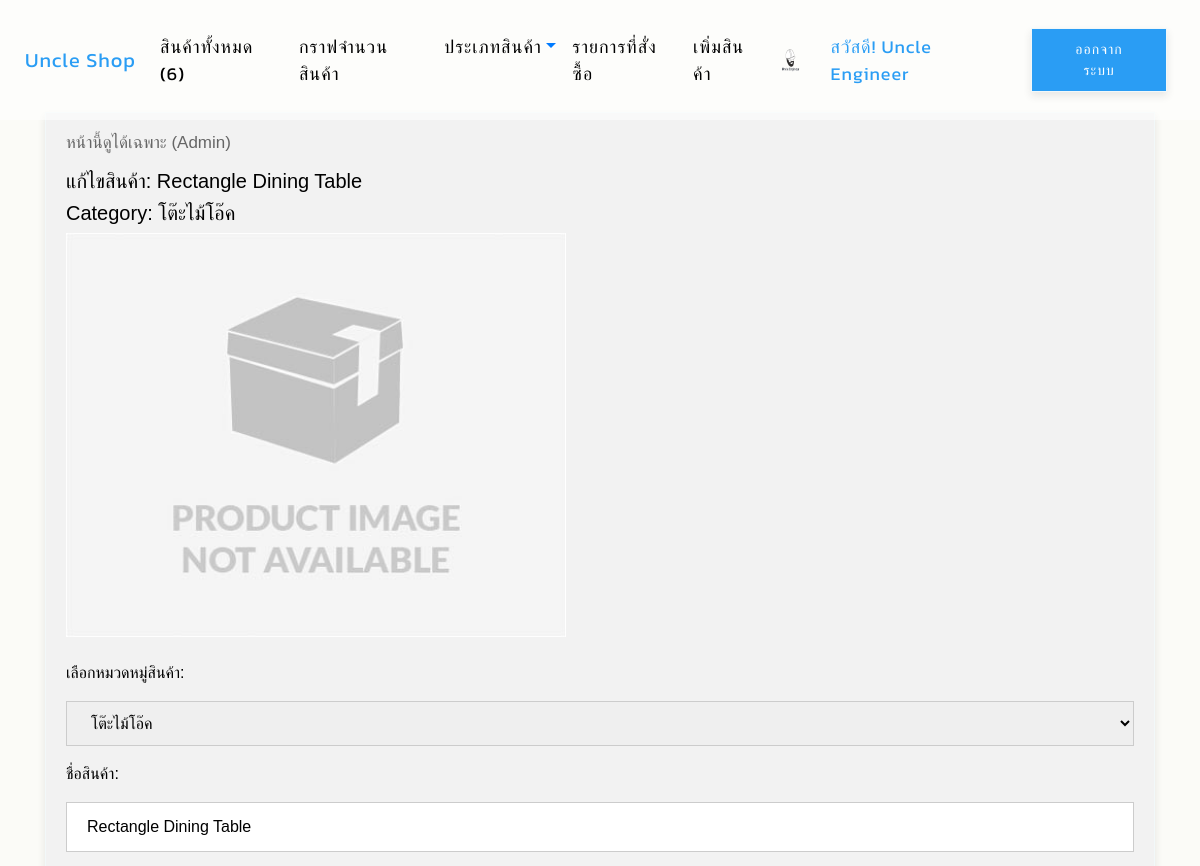
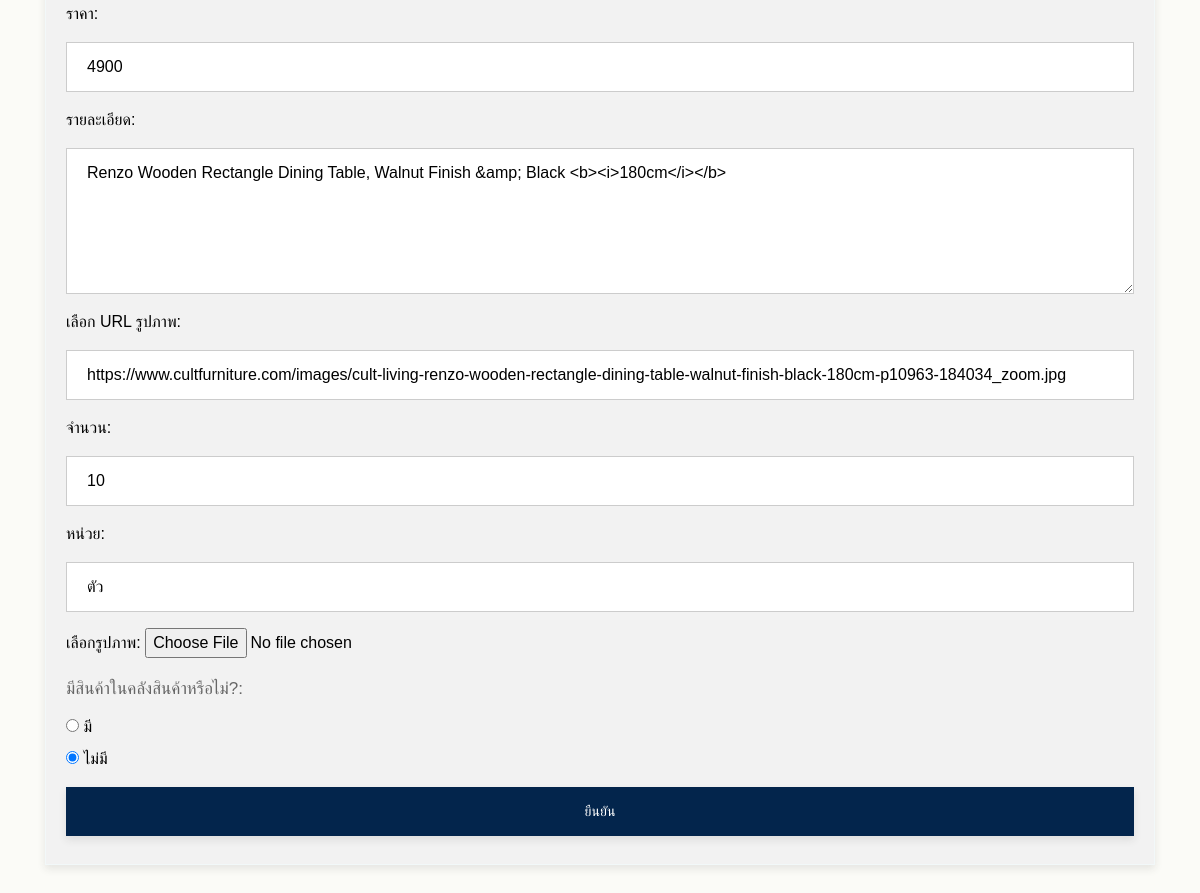
/editproduct/7/ (signed in), run on the app's committed database (2 pictures, top to bottom).
### app_uncle_shop/models.py (models this page shows, shortened)
class Profile(models.Model):
    user = models.OneToOneField(User, on_delete=models.CASCADE)
    photo = models.ImageField(upload_to="photoprofile",
                              null=True, blank=True, default='default.png')
    usertype = models.CharField(max_length=100, default='member')
    cartquan = models.IntegerField(default=0)

class AllProduct(models.Model):
    category_name = models.ForeignKey(
        Category, on_delete=models.CASCADE, null=True, blank=True)
    name = models.CharField(max_length=100)
    price = models.CharField(max_length=100)
    detail = models.TextField(null=True, blank=True)
    imageurl = models.CharField(max_length=200, null=True, blank=True)
    instock = models.BooleanField(default=True)
    quantity = models.IntegerField(default=1)
    unit = models.CharField(max_length=200, default='-')
    images = models.ImageField(upload_to="products", null=True, blank=True)

class Category(models.Model):
    category_name = models.CharField(max_length=250, default='สินค้าทั่วไป')
    detail = models.TextField(null=True, blank=True)
    def __str__(self):
        return self.category_name

### app_uncle_shop/views.py (the view, shortened to what this page needs)
# urls.py: path('editproduct/<int:productid>/', edit_product, name='edit-product-page'),
@login_required
def edit_product(request, productid):
    check = check_not_addmin(request)
    if check:
        return redirect("home-page")
    all_products = AllProduct.objects.get(id=productid)
    all_category = Category.objects.all()
    all_products = AllProduct.objects.get(id=productid)
    context = {"all_products": all_products, "all_category": all_category}
    return render(request, 'app_uncle_shop/edit-product.html', context)

### app_uncle_shop/templatetags/custom_tags.py (called while the page is built)
@register.simple_tag
def show_all_product():
    count = AllProduct.objects.count()
    return count

@register.inclusion_tag("app_uncle_shop/all-category.html")
def all_category():
    category = Category.objects.all()
    return {"categories": category}

### app_uncle_shop/views.py (called while the page is built)
def check_not_addmin(request):
    if request.user.profile.usertype != 'admin':
        return True
    else:
        return False

### app_uncle_shop/templates/app_uncle_shop/edit-product.html (shortened to what this page needs)
{% extends 'app_uncle_shop/index.html' %}
{% block content %}
<!DOCTYPE html>
<html>
<body>
<div class="card-container">
  <div class="text-color-black">
    <p>หน้านี้ดูได้เฉพาะ (Admin)</p>
    <h5>แก้ไขสินค้า: {{all_products.name}}</h5>
    <h5>Category: {{all_products.category_name}}</h5>
    <img src="{{all_products.images.url}}" width="500px" /><br /><br />
    <form method="POST" enctype="multipart/form-data">
      <div class="form-group">
        <label for="all_category">เลือกหมวดหมู่สินค้า:</label>
        <select name="all_category" id="all_category" type="select">
        {% for cat in all_category %}
          {% if cat.category_name == all_products.category_name.category_name %}
          <option selected="selected">{{cat.category_name}}</option>
          {% else %}
          <option>{{cat.category_name}}</option>
          {% endif %}
        {% endfor %}
          </select>
      </div>
      <div class="form-group">
        <form action="/action_page.php">
        <label for="name">ชื่อสินค้า:</label>
        <input
          type="text"
          id="name"
          placeholder="ชื่อสินค้า..."
          name="name"
          value="{{all_products.name}}"
        />
      </div>
      <div class="form-group">
        <label for="price">ราคา:</label>
        <input
          type="text"
          id="price"
          placeholder="ราคา..."
          name="price"
          value="{{all_products.price}}"
        />
      </div>
      <div class="form-group">
        <label for="detail">รายละเอียด:</label>
        <textarea
          rows="5"
          id="detail"
          placeholder="รายละเอียด..."
          name="detail"
        >{{all_products.detail}}</textarea>
      </div>
      <div class="form-group">
        <label for="imageurl">เลือก URL รูปภาพ:</label>
        <input
          type="text"
          id="imageurl"
          placeholder="เลือก URL รูปภาพ..."
          name="imageurl"
          value="{{all_products.imageurl}}"
        />
      </div>
      <div class="form-group">
        <label for="quantity">จำนวน:</label>
        <input
          type="text"
          id="quantity"
          placeholder="จำนวน..."
          name="quantity"
          value="{{all_products.quantity}}"
        />
      </div>
      <div class="form-group">
        <label for="unit">หน่วย:</label>
        <input
          type="text"
          id="unit"
          placeholder="หน่วย..."
          name="unit"
          value="{{all_products.unit}}"
        />
      </div>
      <div class="form-group">
        <label for="imageupload">เลือกรูปภาพ:</label>
        <input
          type="file"
          id="imageupload"
          placeholder="เลือกรูปภาพ..."
          name="imageupload"
        />
      </div>
      <div class="-form-group">
        <p>มีสินค้าในคลังสินค้าหรือไม่?:</p>
        {% if all_products.instock %}
          <input type="radio" id="yes_instock" name="instock" value="yes_instock" checked/>
          <label for="">มี</label><br>
          <input type="radio" id="no_instock"  name="instock"value="no_instock" />
          <label for="">ไม่มี</label><br>
          {% else %}
          <input type="radio" id="yes_instock" name="instock" value="yes_instock" />
          <label for="">มี</label><br>
          <input type="radio" id="no_instock"  name="instock"value="no_instock" checked/>
          <label for="">ไม่มี</label><br>
          {% endif %}
      </div>
      <button type="submit" class="button-dark-blue">ยืนยัน</button>
    </form>
  </div>
</div>
</body>
</html>
{% endblock content %}

### app_uncle_shop/templates/app_uncle_shop/index.html (shortened to what this page needs)
{% load custom_tags %}
{% load static %}
<!DOCTYPE html>
<html lang="en">
  <head>
    <link
      rel="stylesheet"
      href="https://cdn.jsdelivr.net/npm/bootstrap@4.6.1/dist/css/bootstrap.min.css"
    />
    <link rel="stylesheet" href="https://cdnjs.cloudflare.com/ajax/libs/font-awesome/4.7.0/css/font-awesome.min.css">
    <link href="{% static 'css/style.css' %}" rel="stylesheet" />
  </head>
  <body>
    <nav class="navbar navbar-expand-sm bg-lightblue navbar-lightblue">
      <a class="navbar-brand" href="{% url 'home-page' %}"
        ><font color="#2a9df4">Uncle Shop</font></a
      >
      <div class="collapse navbar-collapse" id="collapsibleNavbar">
        <ul class="navbar-nav mr-auto">
          <li class="nav-item">
            <a class="nav-link" href="{% url 'all-product-page' %}"
              ><font color="black">สินค้าทั้งหมด ({% show_all_product %})</font>
            </a>
          </li>
          <li class="nav-item">
            <a class="nav-link" href="{% url 'graph-page' %}"
              ><font color="black">กราฟจำนวนสินค้า</font></a
            >
          </li>
          <li class="nav-item dropdown">
            <a
              class="nav-link dropdown-toggle"
              href="#"
              id="dropdown01"
              data-toggle="dropdown"
              aria-haspopup="true"
              aria-expanded="false"
              ><font color="black">ประเภทสินค้า</font></a
            >
          </li>
          {% if user.is_authenticated and user.profile.usertype == 'admin' %}
          <li class="nav-item">
            <a class="nav-link" href="{% url 'all-order-product-page' %}"
              ><font color="black">รายการที่สั่งซื้อ</font>
            </a>
          </li>
          <li class="nav-item">
            <a class="nav-link" href="{% url 'add-product-page' %}">
              <font color="black">เพิ่มสินค้า</font></a
            >
          </li>
          {% endif %}
        </ul>
        {% if user.is_authenticated %}
        <img
          src="{{user.profile.photo.url}}"
          width="40"
          height="40"
          class="rounded-circle"
        />&nbsp&nbsp
        <a style="color: #2a9df4; margin: 5px">
          สวัสดี! {{user.first_name}} {{user.last_name}}&nbsp&nbsp
        </a>
        <a class="button-blue" href="{% url 'logout' %}">ออกจากระบบ</a>&nbsp
        {% else %}
        <a class="button-blue" href="{% url 'register-page' %}"
          >สมัครสมาชิก</a
        >&nbsp&nbsp&nbsp
        <a class="button-blue" href="{% url 'login' %}">เข้าสู่ระบบ</a>
        {% endif %}
      </div>
    </nav>
    <div style="padding: 46px"></div>
    <div class="container" style="margin-top: 20px;">
    {% block content %}
    {% endblock content %}
    </div>
  </body>
</html>

### static/css/style.css (style rules this page uses)
body { font-family: "Kanit", sans-serif; font-size: 16px; font-weight: normal; background: #fbfbf7; height: 100%; font-family: Arial; }
.navbar { position: fixed; z-index: 10; font-size: 24px; letter-spacing: 1px; padding: 25px; width: 100vw; background: rgb(0 0 0 / 50%); }
.text-color-black { color: black; }
a { font-family: "Kanit", sans-serif; font-size: 18px; }
* { transition: all 0.3s ease-out; }

### app_uncle_shop/templates/app_uncle_shop/index.html (style rules this page uses)
.navbar { position: fixed; z-index: 10; letter-spacing: 1px; padding: 25px; width: 100vw; background: rgb(255 255 255 / 50%); }

### app_uncle_shop/templates/app_uncle_shop/edit-product.html (style rules this page uses)
input[type="text"], select { width: 100%; padding: 12px 20px; margin: 8px 0; display: block; border: 1px solid #ccc; border-radius: 0px; box-sizing: border-box; }
textarea[id="detail"], select { width: 100%; padding: 12px 20px; margin: 8px 0; display: block; border: 1px solid #ccc; border-radius: 0px; box-sizing: border-box; }
button[type="submit"] { width: 100%; background-color: #03254c; color: white; padding: 14px 20px; margin: 8px 0; border: none; border-radius: 0px; display: inline-block; cursor: pointer; }
* { transition: all 0.3s ease-out; }

### data on the page
AllProduct: name "Rectangle Dining Table", category_name "โต๊ะไม้โอ๊ค", images (placeholder picture), price "4900", detail "Renzo Wooden Rectangle Dining Table, Walnut Finish &amp; Black <b><i>180cm</i></b>", imageurl "https://www.cultfurniture.com/images/cult-living-renzo-wooden-rectangle-dining-table-walnut-finish-black-180cm-p10963-184034_zoom.jpg", quantity "10", unit "ตัว"

### other printed values
{{ user.first_name }} "Uncle"
{{ user.last_name }} "Engineer"
form field all_category "โต๊ะไม้โอ๊ค"
